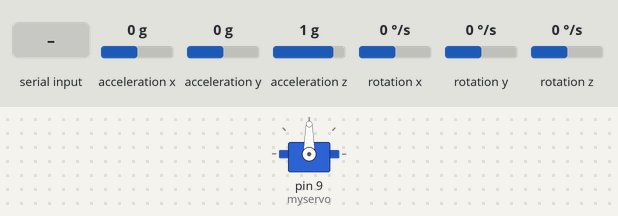
Bench run of a sketch on a simulated Arduino Uno, built with avr-gcc and run on an emulated ATmega328P. On the bench: servo. Wiring (inferred from the names in the program): MPU-6050 motion sensor at I2C address 0x68. The test bench sets the inputs (shaded band); at power-on: acceleration x 0 g, acceleration y 0 g, acceleration z 1 g, rotation x 0 °/s, rotation y 0 °/s, rotation z 0 °/s. What the sketch prints to the serial monitor is not drawn.

Above: at 1.2 s.
1.3 s: "c" received over Serial
At 1.6 s:
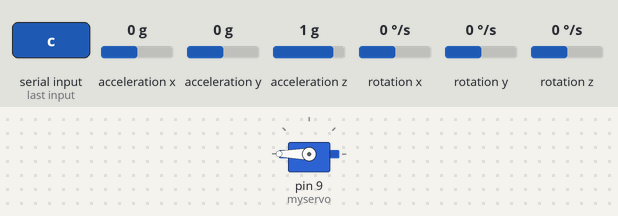
2.8 s: "d" received over Serial
At 4.0 s:
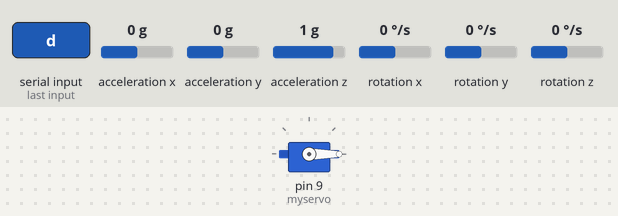
4.3 s: "s" received over Serial
At 5.0 s:
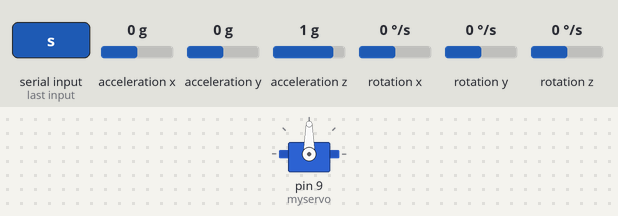
Timing chart, 0 to 7.3 s (numbered marks = the images above; inputs shaded):
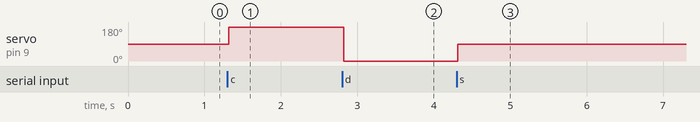

The sketch:

Arduino.ino
```cpp
#include "Servo.h"
#include <Wire.h>

Servo myservo;
float vitesse = 0.5;
float vitesse_droite = vitesse * 180;
float vitesse_gauche = 90 - 90*vitesse;

// Adresse I2C du MPU6050
const int MPU_addr = 0x68;
int16_t AcX, AcY, AcZ, Tmp, GyX, GyY, GyZ;
int minVal = 265;
int maxVal = 402;

double x;
double y;
double z;

bool load = false, discharge = false;

double lastY1 = 18, lastY2 = 18, lastY3 = 18, lastY4 = 18, lastY5 = 18, lastY6 = 18;

void setup() {
  myservo.attach(9); // attach the servo to our servo object
  myservo.write(90); // stop the motor

//Angle de base a ~16°
//Doit stopper le chargement a ~11.5°

  // Initialisation de la communication I2C
  Wire.begin();
  Wire.beginTransmission(MPU_addr);
  Wire.write(0x6B); // Registre de configuration du MPU6050
  Wire.write(0); // Réveille le MPU6050
  Wire.endTransmission(true);

  // Initialisation de la communication série pour l'affichage des résultats
  Serial.begin(9600);
  Serial.println("Waiting for input...");
}


void loop() {
  if (Serial.available() > 0) {
    char inputChar = Serial.read();

    Serial.print("Received: ");
    Serial.println(inputChar);

    if (inputChar == 'c') {
      // toggle charge
      //load = true;
      //discharge = false;
      myservo.write(180);
    }
    else if (inputChar == 'd') {
      //discharge = true;  // maintenue
      //load = false;
      myservo.write(0);
    }
    else if (inputChar == 's') {
      // relâchement pour la décharge
      //discharge = false;
      myservo.write(90);
    }
  }

  if (load) {
    // lecture MPU6050
    Wire.beginTransmission(MPU_addr);
    Wire.write(0x3B);
    Wire.endTransmission(false);
    Wire.requestFrom(MPU_addr, 14, true);

    AcX = Wire.read() << 8 | Wire.read();
    AcY = Wire.read() << 8 | Wire.read();
    AcZ = Wire.read() << 8 | Wire.read();
    Tmp = Wire.read() << 8 | Wire.read();
    GyX = Wire.read() << 8 | Wire.read();
    GyY = Wire.read() << 8 | Wire.read();
    GyZ = Wire.read() << 8 | Wire.read();

    int xAng = map(AcX, minVal, maxVal, -90, 90);
    int yAng = map(AcY, minVal, maxVal, -90, 90);
    int zAng = map(AcZ, minVal, maxVal, -90, 90);

    lastY6 = lastY5;
    lastY5 = lastY4;
    lastY4 = lastY3;
    lastY3 = lastY2;
    lastY2 = lastY1;
    lastY1 = RAD_TO_DEG * (atan2(-xAng, -zAng) + PI);

    y = (lastY1 + lastY2 + lastY3 + lastY4 + lastY5 + lastY6) / 6;

    x = RAD_TO_DEG * (atan2(-yAng, -zAng) + PI);
    //y = RAD_TO_DEG * (atan2(-xAng, -zAng) + PI);
    z = RAD_TO_DEG * (atan2(-yAng, -xAng) + PI);

    Serial.println(y);

    if (y > 10) {
      myservo.write(180); // charge
    } else {
      load = false;
    }
  }

  if (discharge) {
    myservo.write(0); // décharge tant que d est maintenu
  }

    Wire.beginTransmission(MPU_addr);
    Wire.write(0x3B);
    Wire.endTransmission(false);
    Wire.requestFrom(MPU_addr, 14, true);

    AcX = Wire.read() << 8 | Wire.read();
    AcY = Wire.read() << 8 | Wire.read();
    AcZ = Wire.read() << 8 | Wire.read();
    Tmp = Wire.read() << 8 | Wire.read();
    GyX = Wire.read() << 8 | Wire.read();
    GyY = Wire.read() << 8 | Wire.read();
    GyZ = Wire.read() << 8 | Wire.read();

    int xAng = map(AcX, minVal, maxVal, -90, 90);
    int yAng = map(AcY, minVal, maxVal, -90, 90);
    int zAng = map(AcZ, minVal, maxVal, -90, 90);

    lastY3 = lastY2;
    lastY2 = lastY1;
    lastY1 = RAD_TO_DEG * (atan2(-xAng, -zAng) + PI);

    y = (lastY1 + lastY2 + lastY3) / 3;

    x = RAD_TO_DEG * (atan2(-yAng, -zAng) + PI);
    //y = RAD_TO_DEG * (atan2(-xAng, -zAng) + PI);
    z = RAD_TO_DEG * (atan2(-yAng, -xAng) + PI);

    Serial.println(y);
}
```

Measured:
- after the input at 1.3 s, servo on pin 9 (myservo): 90° → 180° at once
- after the input at 2.8 s, servo on pin 9 (myservo): 180° → 0° at once
- after the input at 4.3 s, servo on pin 9 (myservo): 0° → 90° at once
